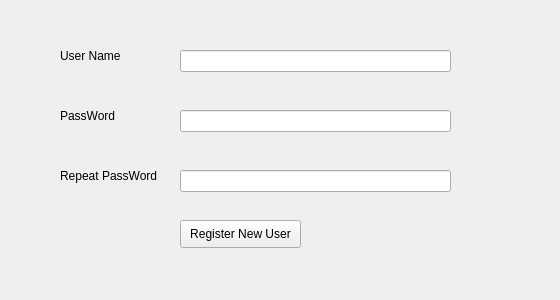
<?xml version="1.0" encoding="UTF-8"?>
<ui version="4.0">
 <class>Register</class>
 <widget class="QWidget" name="Register">
  <property name="geometry">
   <rect>
    <x>0</x>
    <y>0</y>
    <width>560</width>
    <height>300</height>
   </rect>
  </property>
  <property name="windowTitle">
   <string>Form</string>
  </property>
  <widget class="QPushButton" name="B_Register">
   <property name="geometry">
    <rect>
     <x>180</x>
     <y>220</y>
     <width>121</width>
     <height>28</height>
    </rect>
   </property>
   <property name="text">
    <string>Register New User</string>
   </property>
  </widget>
  <widget class="QLineEdit" name="I_Password">
   <property name="geometry">
    <rect>
     <x>180</x>
     <y>110</y>
     <width>271</width>
     <height>22</height>
    </rect>
   </property>
   <property name="echoMode">
    <enum>QLineEdit::Password</enum>
   </property>
  </widget>
  <widget class="QLabel" name="L_password">
   <property name="geometry">
    <rect>
     <x>60</x>
     <y>100</y>
     <width>81</width>
     <height>31</height>
    </rect>
   </property>
   <property name="text">
    <string>PassWord</string>
   </property>
  </widget>
  <widget class="QLabel" name="L_UserName">
   <property name="geometry">
    <rect>
     <x>60</x>
     <y>40</y>
     <width>81</width>
     <height>31</height>
    </rect>
   </property>
   <property name="text">
    <string>User Name</string>
   </property>
  </widget>
  <widget class="QLineEdit" name="I_UserName">
   <property name="geometry">
    <rect>
     <x>180</x>
     <y>50</y>
     <width>271</width>
     <height>22</height>
    </rect>
   </property>
  </widget>
  <widget class="QLabel" name="L_passwordRe">
   <property name="geometry">
    <rect>
     <x>60</x>
     <y>160</y>
     <width>111</width>
     <height>31</height>
    </rect>
   </property>
   <property name="text">
    <string>Repeat PassWord</string>
   </property>
  </widget>
  <widget class="QLineEdit" name="I_PasswordRe">
   <property name="geometry">
    <rect>
     <x>180</x>
     <y>170</y>
     <width>271</width>
     <height>22</height>
    </rect>
   </property>
   <property name="echoMode">
    <enum>QLineEdit::Password</enum>
   </property>
  </widget>
 </widget>
 <resources/>
 <connections/>
</ui>
